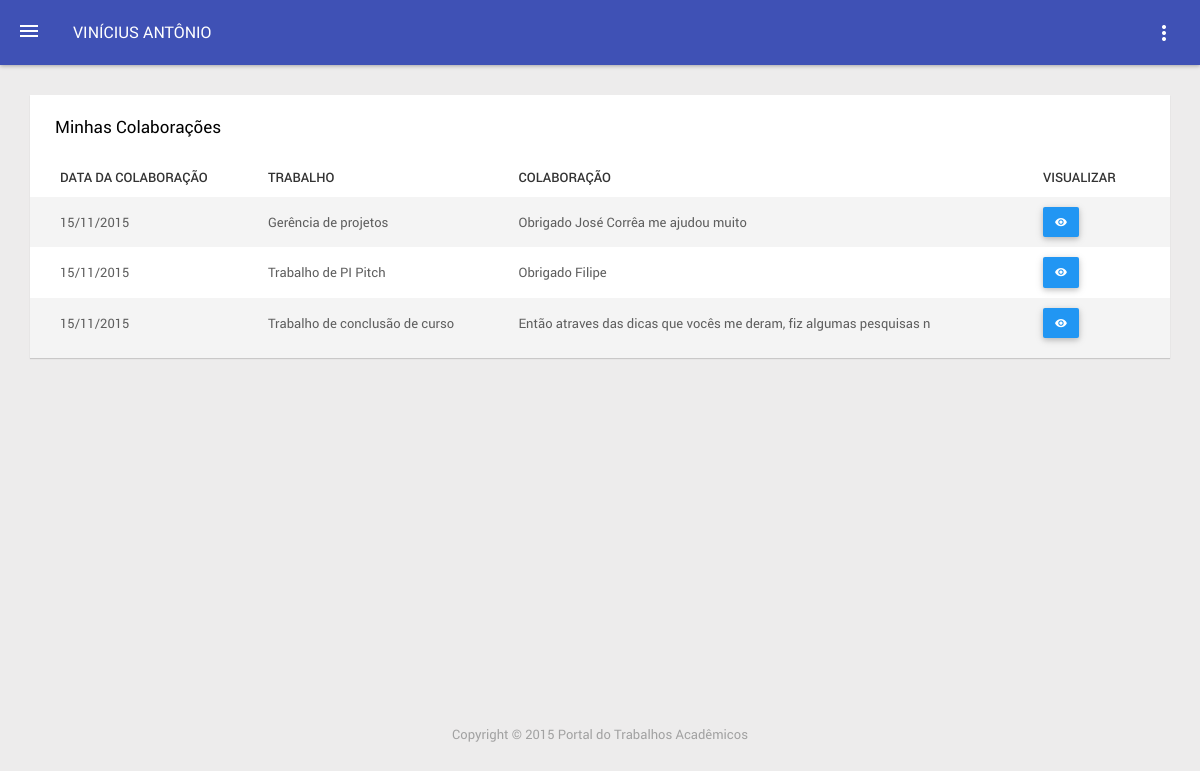
Screenshot of /portal/index.php?page=40.7&usuario=3 (signed in) with the database file from the repository.
### tables this page shows
CREATE TABLE IF NOT EXISTS `tb_colaboracao` (
  `id_colaboracao` int(11) NOT NULL AUTO_INCREMENT,
  `descricao` text NOT NULL,
  `dataCriacao` datetime NOT NULL,
  `dataAceite` datetime DEFAULT NULL,
  `status` char(1) NOT NULL,
  `id_usuario` int(10) NOT NULL,
  `id_trabalho` int(10) NOT NULL,
  PRIMARY KEY (`id_colaboracao`),
  KEY `FKtb_colabor667850` (`id_usuario`,`id_trabalho`),
  FULLTEXT KEY `status` (`status`)
);

CREATE TABLE IF NOT EXISTS `tb_trabalho` (
  `id_trabalho` int(10) NOT NULL AUTO_INCREMENT,
  `id_usuario` int(10) NOT NULL,
  `nome` varchar(100) NOT NULL,
  `descricao` text NOT NULL,
  `token` varchar(10) NOT NULL,
  PRIMARY KEY (`id_trabalho`),
  UNIQUE KEY `token` (`token`),
  KEY `FKtb_trabalh834859` (`id_usuario`)
);

### portal/pages/collaborations/myContributions.php (the view)
<?php
    $usuario = $_GET['usuario'];
?>
<div class="card">
    <div class="card-header">
        <h2>Minhas Colaborações</h2>
    </div>
    <table id="data-table-command" class="table table-striped table-vmiddle table-hover">
        <thead>
            <tr>
                <th data-column-id="id" data-type="date">Data da Colaboração</th>
                <th data-column-id="work">Trabalho</th>
                <th data-column-id="sender">Colaboração</th>
                <th data-column-id="commands" data-formatter="commands" data-sortable="false">Visualizar</th>
            </tr>
        </thead>
        <tbody>
            <?php
                $sql = "select tb_colaboracao.dataCriacao, tb_trabalho.nome, tb_colaboracao.descricao,tb_colaboracao.id_colaboracao
                            from tb_colaboracao
                            inner join tb_trabalho
                            on (tb_colaboracao.id_trabalho= tb_trabalho.id_trabalho)
                            where(tb_colaboracao.id_usuario = $usuario)
                            order by tb_colaboracao.dataCriacao";
                $search_query = mysql_query($sql);
                while($select = mysql_fetch_array($search_query)){
                    $nomeTrabalho = $select["nome"];
                    $descricao = substr(strip_tags($select["descricao"]), 0, 80);
                    $dataCriacao = date('d/m/Y', strtotime($select["dataCriacao"]));
                    $colaboracao = $select["id_colaboracao"];
                    print('<tr>');
                        print('<td>'."$dataCriacao".'</td>');
                        print('<td>'."$nomeTrabalho".'</td>');
                        print('<td>'."$descricao".'</td>');
                        print('<td><a href="index.php?page=11&id_colaboracao='.$colaboracao.'" class="btn bgm-blue m-r-5" id="visualizar"><i class="zmdi zmdi-eye"></i></a></td>');
                    print('</tr>');
                }
            ?>
        </tbody>
    </table>
</div>

### rows the page displays
tb_colaboracao: dataCriacao "15/11/2015", tb_trabalho.nome "Gerência de projetos", descricao "Obrigado José Corrêa me ajudou muito"
tb_colaboracao: dataCriacao "15/11/2015", tb_trabalho.nome "Trabalho de PI Pitch", descricao "Obrigado Filipe"
tb_colaboracao: dataCriacao "15/11/2015", tb_trabalho.nome "Trabalho de conclusão de curso", descricao "Então atraves das dicas que vocês me deram, fiz algumas pesquisas n"

### other values shown
$_SESSION['nome'] "VINÍCIUS ANTÔNIO"
